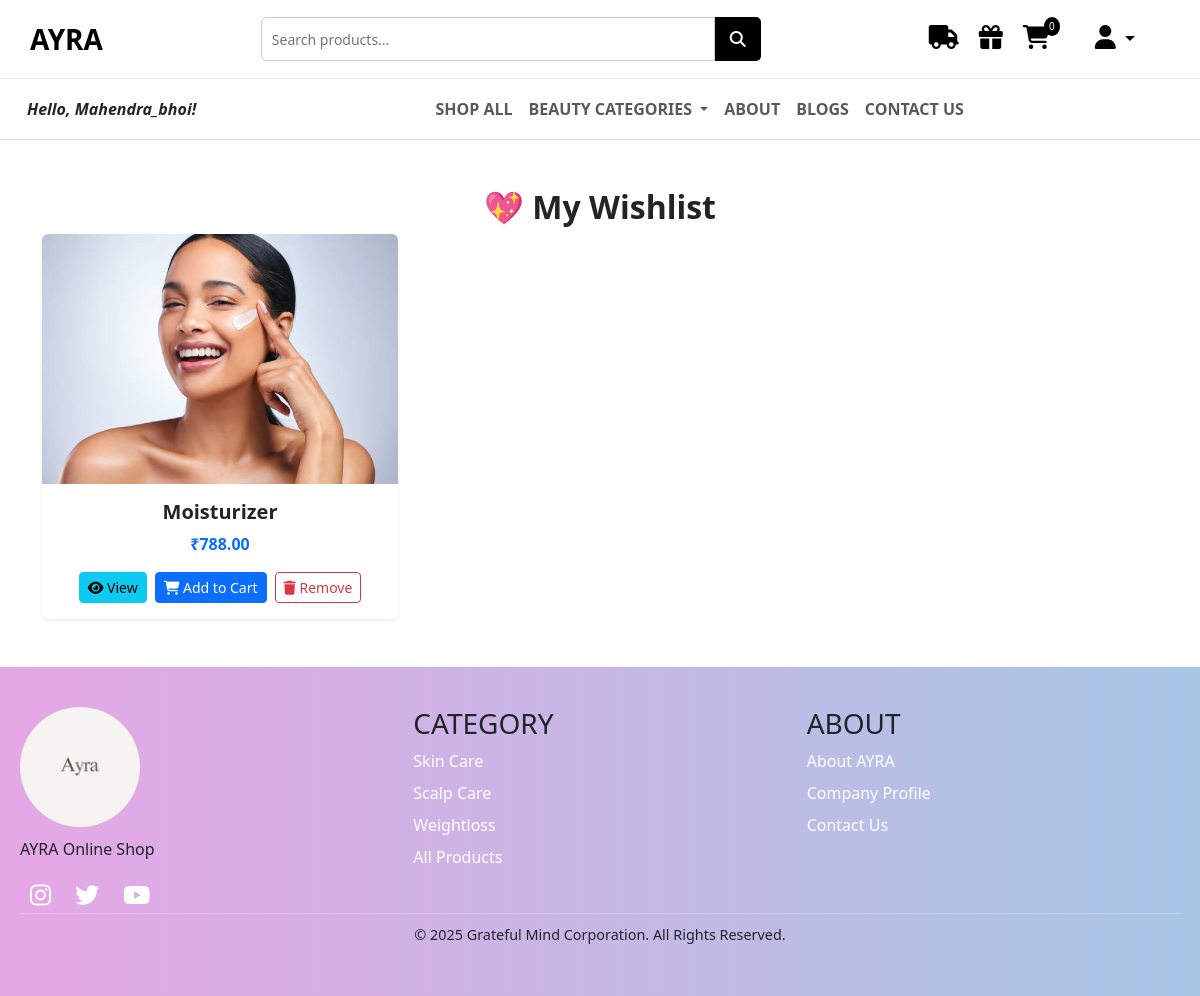
Screenshot of /wishlist/ (signed in) with the database file from the repository.
### AYRA/models.py (models this page shows, shortened)
class Wishlist(models.Model):
    user = models.ForeignKey(User, on_delete=models.CASCADE)
    product = models.ForeignKey(Product, on_delete=models.CASCADE)
    created_at = models.DateTimeField(default=timezone.now)

class Product(models.Model):
    name = models.CharField(max_length=255)
    image = models.ImageField(upload_to='products/')
    description = models.TextField()
    price = models.DecimalField(max_digits=8, decimal_places=2)
    rating = models.FloatField()
    reviews = models.PositiveIntegerField()
    is_bestseller = models.BooleanField(default=False)
    tag_line = models.CharField(max_length=255, blank=True, null=True)
    category = models.ForeignKey(Category, on_delete=models.CASCADE)

### AYRA/views.py (the view)
# urls.py: path('wishlist/', views.wishlist_view, name='wishlist_view'),
@login_required(login_url='login')
def wishlist_view(request):
    wishlist_items = Wishlist.objects.filter(user=request.user)
    return render(request, 'wishlist.html', {'wishlist_items': wishlist_items})

### AYRA/context_processors.py (called while the page is built)
def cart_count(request):
    if request.user.is_authenticated:
        count = Cart.objects.filter(user=request.user).count()
    else:
        count = 0
    return {'cart_count': count}

def categories_context(request):
    categories = Category.objects.all()
    print("Categories==>",categories)
    return {'nav_categories': categories}

### AYRA/models.py (called while the page is built)
    def __str__(self):
        return self.name

### templates/wishlist.html
{% extends 'base.html' %}
{% load static %}
{% block 'main' %}
<div class="container my-5">
    <h2 class="text-center fw-bold">💖 My Wishlist</h2>
    {% if wishlist_items %}
        <div class="row row-cols-1 row-cols-md-3 g-4">
            {% for item in wishlist_items %}
            <div class="col">
                <div class="card h-100 border-0 shadow-sm rounded">
                    <img src="{{ item.product.image.url }}" class="card-img-top rounded-top" alt="{{ item.product.name }}" style="height: 250px; object-fit: cover;">
                    <div class="card-body text-center">
                        <h5 class="card-title fw-bold">{{ item.product.name }}</h5>
                        <p class="text-primary fw-semibold">₹{{ item.product.price }}</p>
                        <div class="d-flex justify-content-center gap-2">
                            <a href="{% url 'product_detail' item.product.id %}" class="btn btn-info btn-sm">
                                <i class="fas fa-eye"></i> View
                            </a>
                            <a href="{% url 'add_to_cart' item.product.id %}" class="btn btn-primary btn-sm">
                                <i class="fas fa-shopping-cart"></i> Add to Cart
                            </a>
                            <a href="{% url 'remove_from_wishlist' item.product.id %}" class="btn btn-outline-danger btn-sm">
                                <i class="fas fa-trash"></i> Remove
                            </a>
                        </div>
                    </div>
                </div>
            </div>
            {% endfor %}
        </div>
    {% else %}
        <p class="text-center text-muted mt-4">Your wishlist is empty. 💔</p>
    {% endif %}
</div>
{% endblock %}

### templates/base.html (shortened to what this page needs)
{% load static %}
<!DOCTYPE html>
<html lang="en">
<head>
  <link rel="stylesheet" href="{% static 'css/style.css' %}">
  <link href="https://cdn.jsdelivr.net/npm/bootstrap@5.3.0/dist/css/bootstrap.min.css" rel="stylesheet">
  <link rel="stylesheet" href="https://cdnjs.cloudflare.com/ajax/libs/font-awesome/6.4.0/css/all.min.css">
</head>
<body>
  <div class="top-row">
    <a href="{% url 'home' %}" class="logo">AYRA</a>
    <div class="search-bar">
      <form method="GET" action="{% url 'search_products' %}">
        <input type="text" name="q" placeholder="Search products...">
        <button type="submit"><i class="fas fa-search"></i></button>
      </form>
    </div>
    <div class="nav-icons">
      <a href="{% url 'shipping_policy' %}"><i class="fas fa-truck"></i></a>
      <a href="/wishlist"><i class="fas fa-gift"></i></a>
      <a href="{% url 'cart_view' %}">
        <i class="fas fa-shopping-cart"></i>
        <span class="cart-count">{{ cart_count }}</span>
      </a>
      <li class="nav-item dropdown">
        <a class="nav-link dropdown-toggle" href="#" id="userDropdown" role="button" data-bs-toggle="dropdown" aria-expanded="false">
          <i class="fas fa-user"></i>
        </a>
      </li>
    </div>
  </div>
  <nav class="navbar navbar-expand-lg navbar-light bg-white">
    <div class="container-fluid">
      <div class="collapse navbar-collapse" id="navbarSupportedContent">
        <div class="user-info">
          {% if user.is_authenticated %}
              <i>Hello, {{ user.username }}!</i>
          {% endif %}
        </div>
        <ul class="navbar-nav mx-auto mb-2 mb-lg-0">
          <li class="nav-item">
            <a class="nav-link" href="{% url 'all_products' %}">SHOP ALL</a>
          </li>
          <li class="nav-item dropdown">
            <a class="nav-link dropdown-toggle" href="#" id="navbarDropdown"
               role="button" data-bs-toggle="dropdown" aria-expanded="false">
              BEAUTY CATEGORIES
            </a>
          </li>
          <li class="nav-item">
            <a class="nav-link" href="/about">ABOUT</a>
          </li>
          <li class="nav-item">
            <a class="nav-link" href="/blog_list">BLOGS</a>
          </li>
          <li class="nav-item">
            <a class="nav-link" href="/contact">CONTACT US</a>
          </li>
        </ul>
      </div>
    </div>
  </nav>
  {% block 'main' %}{% endblock 'main' %}
  {% block footer %}
  <footer class="footer">
    <div class="footer-content">
      <div class="footer-section">
        <img src="{% static 'images/ayralogo.jpg' %}" alt="AYRA Logo" class="footer-logo">
        <p>AYRA Online Shop</p>
        <div class="social-icons">
          <a href="#"><i class="fab fa-instagram"></i></a>
          <a href="#"><i class="fab fa-twitter"></i></a>
          <a href="#"><i class="fab fa-youtube"></i></a>
        </div>
      </div>
      <div class="footer-section">
        <h3>CATEGORY</h3>
        <ul>
          <li><a href="{% url 'skincare' %}"  style="text-decoration: none;">Skin Care</a></li>
          <li><a href="{% url 'scalpcare' %}" style="text-decoration: none;">Scalp Care</a></li>
          <li><a href="{% url 'weightloss' %}" style="text-decoration: none;">Weightloss</a></li>
          <li><a href="{% url 'all_products' %}" style="text-decoration: none;">All Products</a></li>
        </ul>
      </div>
      <div class="footer-section">
        <h3>ABOUT</h3>
        <ul>
          <li><a href="/about" style="text-decoration: none;">About AYRA</a></li>
          <li><a href="#" style="text-decoration: none;">Company Profile</a></li>
          <li><a href="/contact" style="text-decoration: none;">Contact Us</a></li>
        </ul>
      </div>
    </div>
    <div class="footer-bottom">
      <span>&copy; 2025 Grateful Mind Corporation. All Rights Reserved.</span>
    </div>
  </footer>
  {% endblock %}
</body>
</html>

### static/css/style.css (style rules this page uses)
body { margin: 0; font-family: 'Helvetica Neue', sans-serif; }
.navbar { display: flex; justify-content: space-between; align-items: center; padding: 15px 30px; border-bottom: 1px solid #ddd; background: #fff; }
.logo { font-size: 28px; font-weight: bold; }
.nav-icons a { color: #000; margin-left: 20px; font-size: 18px; position: relative; }
.cart-count { background: black; color: white; border-radius: 50%; font-size: 10px; padding: 2px 5px; position: absolute; top: -8px; right: -10px; }

### templates/base.html (style rules this page uses)
.top-row { display: flex; justify-content: space-between; align-items: center; padding: 15px 30px; background: #fff; border-bottom: 1px solid #eee; }
.logo { font-size: 28px; font-weight: bold; text-decoration: none; color: #000; }
.search-bar { flex-grow: 1; max-width: 500px; margin: 0 20px; }
.search-bar form { display: flex; }
.search-bar input { flex-grow: 1; padding: 10px; border: 1px solid #ccc; border-radius: 5px 0 0 5px; font-size: 14px; }
.search-bar button { padding: 10px 15px; background: #000; color: white; border: none; border-radius: 0 5px 5px 0; cursor: pointer; }
.nav-icons a { margin-left: 20px; color: #000; font-size: 18px; position: relative; text-decoration: none; }
.cart-count { background: black; color: white; font-size: 10px; padding: 2px 5px; border-radius: 50%; position: absolute; top: -8px; right: -10px; }
.nav-link { font-weight: 600; padding: 10px 15px; }
.footer { background: linear-gradient(to right, #e6a7e6, #a7c7e7); padding: 40px 20px; }
.footer-content { display: flex; justify-content: space-between; flex-wrap: wrap; gap: 20px; max-width: 1200px; margin: 0 auto; }
.footer-section { flex: 1; min-width: 200px; }
.footer-logo { width: 120px; height: 120px; object-fit: contain; margin-bottom: 10px; border-radius: 50%; }
.footer ul { list-style: none; padding: 0; }
.footer ul li { margin: 8px 0; }
.footer ul li a { color: white; text-decoration: none; transition: color 0.3s; font-weight: 500; }
.social-icons a { margin: 0 10px; color: white; font-size: 1.5rem; transition: color 0.3s; }
.footer-bottom { text-align: center; font-size: 0.9rem; padding: 10px 0; border-top: 1px solid rgba(255,255,255,0.2); }
.nav-icons { display: flex; align-items: center; justify-content: space-between; }
.nav-icons a, .nav-icons li { margin: 0 10px; display: inline-block; }
.nav-icons i { font-size: 1.5rem; }
.user-info { flex-direction: column; padding: 10px; font-weight: 600; padding: 10px 15px; }

### rows the page displays
Wishlist: product.image (picture), product.name "Moisturizer", product.price "788.00"

### other values shown
{{ cart_count }} "0"
{{ user.username }} "Mahendra_bhoi"
